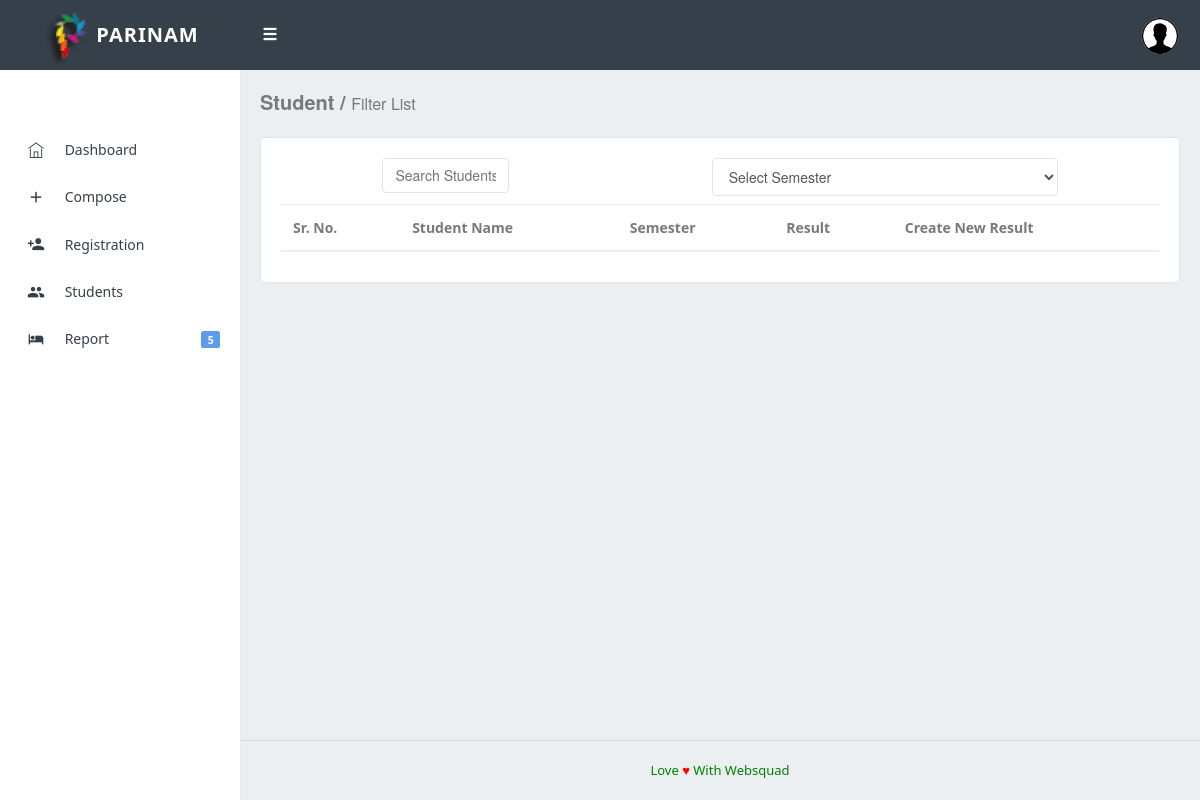
The app's page /view.php (signed in), older data.
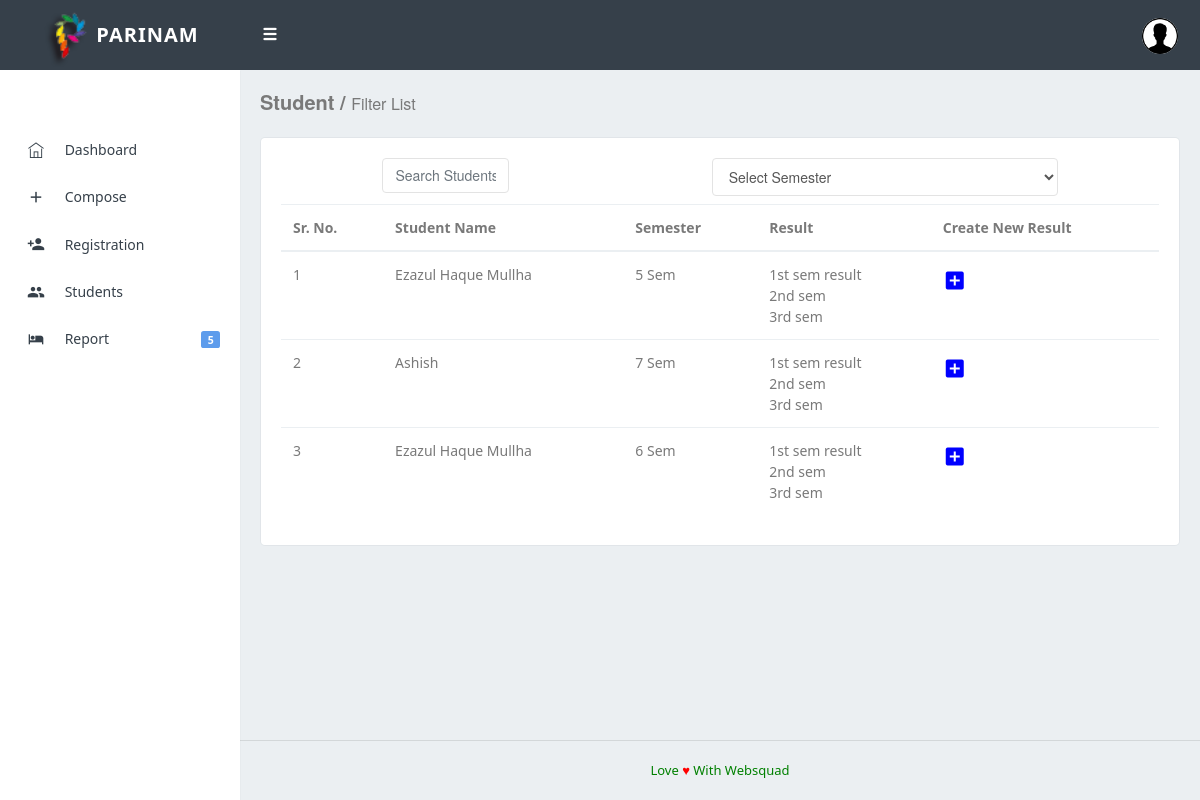
The same page, newer data.
### tables this page shows
CREATE TABLE `student` (
  `id` bigint(100) NOT NULL,
  `email` varchar(225) NOT NULL,
  `name` varchar(255) NOT NULL,
  `department` varchar(255) NOT NULL,
  `semester` int(100) NOT NULL,
  `reg_num` varchar(255) NOT NULL,
  `roll_num` varchar(255) NOT NULL,
  `mother` varchar(255) NOT NULL,
  `father` varchar(255) NOT NULL,
  `dob` date NOT NULL
);

### view.php (the view, shortened to what this page needs)
<?php
	function fetch_student(){
		require 'include/db.php';
		$sql = "SELECT * FROM student WHERE department = '".$_SESSION['t_dep']."'";
		$result = mysqli_query($conn, $sql);
		if(!$result){
			echo(mysqli_error($conn));
		}
		else{
			$i = 1;
			while($row = mysqli_fetch_assoc($result)){
				echo '
					<tr>
					  <td>'.$i++.'</td>
					  <td>'.$row['name'].'</td>
					  <td>'.$row['semester'].' Sem</td>
					  <td>1st sem result<br>2nd sem <br>3rd sem</td>
					  <td><a href="compose.php"><big><font color="blue" size="5"><i class=" md-add-box" title="Click Here For New Result"></i></font></a></td>
					</tr>
				';
			}
		}
	}
?>
<!DOCTYPE html>
 <html>
     <head>
         <link href="assets/css/bootstrap.min.css" rel="stylesheet" type="text/css" />
         <link href="assets/css/icons.css" rel="stylesheet" type="text/css" />
         <link href="assets/css/style.css" rel="stylesheet" type="text/css" />
     </head>
     <body class="fixed-left">
         <div id="wrapper">
          <?php require 'nav.php';?>
             <div class="left side-menu">
                 <div class="sidebar-inner slimscrollleft">
                     <div id="sidebar-menu">
<?php require 'menu.php';?>
                     </div>
                 </div>
             </div>
          <div class="content-page">
                 <div class="content">
                     <div class="container-fluid">
                         <div class="row">
                             <div class="col-sm-12">
                                 <h4 class="page-title">Student / <small>Filter List </small></h4>
                             </div>
                         </div>
                          <div class="row">
                             <div class="col-md-12">
                                 <div class="card-box">
								<div class="container">
					<div class="row justify-content-around">
                                         <div class="col-sm-2">
                                             <h4 class="header-title m-t-0"> <input type="text" placeholder="Search Students..." class="form-control"   /> </h4>
                                         </div>
<div class="col-sm-5">
                                             <h4 class="header-title m-t-0"> <select class="form-control"   />
											 <option >Select Semester</option>
											 </select></h4>
                                         </div>
                                     </div>
<div class="row data-table">
<table class="table">
  <thead>
    <tr>
      <th>Sr. No.</th>
      <th>Student Name</th>
      <th>Semester</th>
      <th>Result</th>
      <th>Create New Result</th>
    </tr>
  </thead>
  <tbody>
    <?php
		fetch_student();
	?>
  </tbody>
</table>
</div>
</div>
                                 </div>
                             </div>
                         </div>
						 </div>
                     </div>
                 </div>
                 <?php require 'footer.php';?>
             </div>
     </body>
 </html>

### nav.php (shortened to what this page needs)
<div class="topbar">
    <div class="topbar-left">
        <div class="text-center">
            <a href="index.html" class="logo"><img src="assets/images/logo.png" width="55"><span>PARINAM </span></a>
        </div>
    </div>
    <nav class="navbar-custom">
        <ul class="list-inline float-right mb-0">
            <li class="list-inline-item dropdown notification-list">
                <a class="nav-link dropdown-toggle waves-effect waves-light nav-user" data-toggle="dropdown" href="#" role="button" aria-haspopup="false" aria-expanded="false">
                    <img src="assets/images/user.png" alt="user" class="rounded-circle" />
                </a>
            </li>
        </ul>
        <ul class="list-inline menu-left mb-0">
            <li class="float-left">
                <button class="button-menu-mobile open-left waves-light waves-effect">
                    <i class="dripicons-menu"></i>
                </button>
            </li>
        </ul>
    </nav>
</div>

### menu.php
<ul>
                        	 <li class="text-muted menu-title"> </li>
                             <li class="has_sub">
                                 <a href="home.php" title="Click Here For Dashboard"> <i class="ti-home"></i> <span> Dashboard  </span>  </a>
                             </li>
							 <li class="has_sub">
                                 <a href="compose.php" title="Click Here For Compose New Result" > <i class="md md-add"></i> <span> Compose  </span>  </a>
                             </li>
							<li class="has_sub">
                                 <a href="reg.php" title="Click Here For Register New Student"> <i class="md md-person-add"></i> <span> Registration  </span>  </a>
                             </li>
							 <li class="has_sub">
                                 <a href="view.php" title="Click Here For Student Record" > <i class="md md-group"></i> <span> Students  </span>  </a>
                             </li>
							<li class="has_sub">
                                 <a href="report.php" title="Click Here For Reports" > <i class="ma md-hotel"></i> <span> Report  </span> <span class="label label-primary pull-right">5 </span> </a>
                             </li>
</ul>

### footer.php
<footer class="footer text-right">
                  <center><font color="green">  Love <font color="red">&hearts;</font> With Websquad</font></center>
                 </footer>

### view.php (style rules this page uses)
.data-table { width:auto; overflow-x: scroll; overflow-y: hidden; }

Row changes from the older to the newer data that the page shows:
added student: name "Ezazul Haque Mullha", semester "5"
added student: name "Ashish", semester "7"
added student: name "Ezazul Haque Mullha", semester "6"
